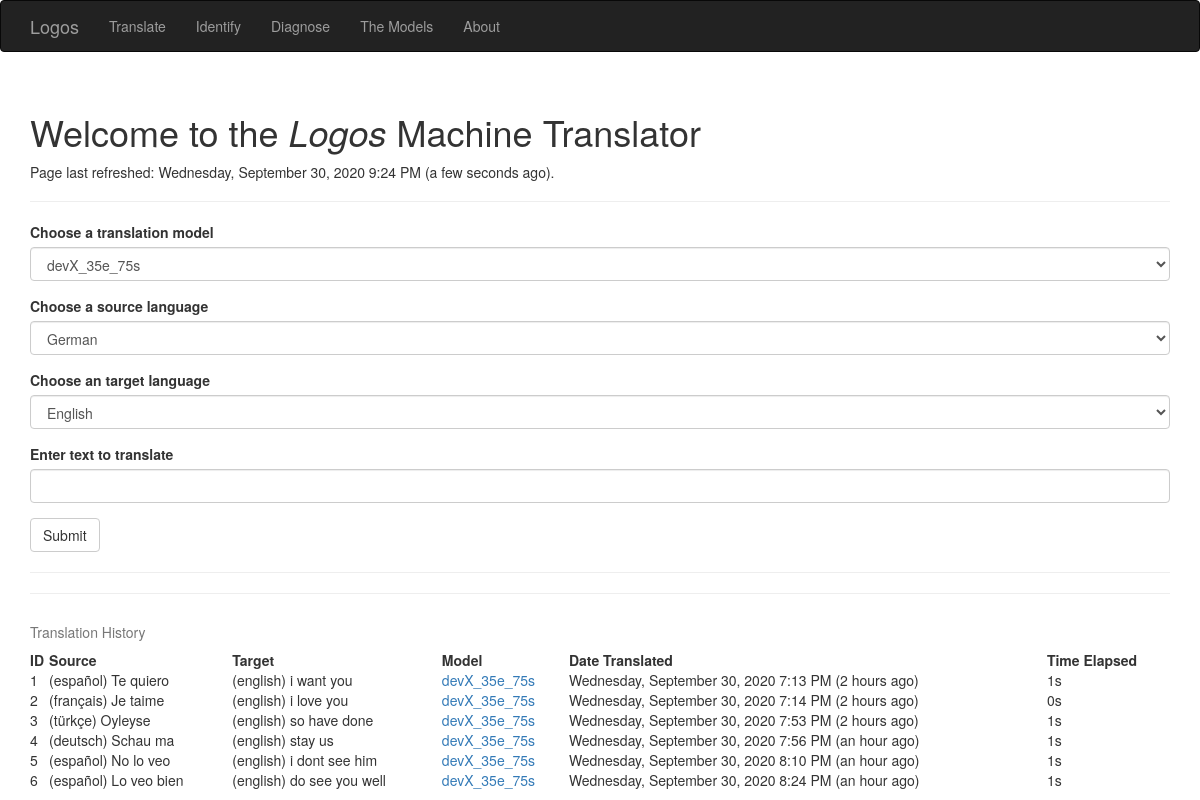
The page / on the database its author committed.
### app/models.py (models this page shows, shortened)
class Language(db.Model):
    __tablename__ = 'languages'
    id = db.Column(db.Integer, primary_key=True)
    code = db.Column(db.String(64), unique=True)
    name = db.Column(db.String(64))
    en_name = db.Column (db.String(64))

class Translation(db.Model):
    __tablename__ = 'translations'
    id = db.Column(db.Integer, primary_key=True)
    date = db.Column(db.DateTime())
    source_txt = db.Column(db.String(64), index=True)
    target_txt = db.Column(db.String(64), index=True)
    model_id = db.Column(db.Integer)
    elapsed_time = db.Column(db.String(64))

class TranslationModel(db.Model):
    __tablename__ = 'translation_models'
    id = db.Column(db.Integer, primary_key=True)
    date = db.Column(db.DateTime())
    name = db.Column(db.String(64))
    summary = db.Column(db.String(64))
    number_of_epochs = db.Column(db.Integer, db.ForeignKey('epochs.id'))
    number_of_sentences = db.Column(db.Integer, db.ForeignKey('subsets.id'))
    source_lang_id = db.Column(db.Integer)
    target_lang_id = db.Column(db.Integer)
    build_id = db.Column(db.Integer)
    model_path = db.Column(db.String)
    source_tokenizer = db.Column(db.String)
    source_max_length = db.Column(db.Integer)
    source_word_count = db.Column(db.Integer)
    target_tokenizer = db.Column(db.String)
    target_word_count = db.Column(db.Integer)
    target_max_length = db.Column(db.Integer)

### app/main/views.py (the view, shortened to what this page needs)
@main.route('/', methods=['GET', 'POST'])
def index():
    table_of_translation_history = [[   translation.id,
                                        translation.date,
                                        translation.source_txt,
                                        Language.query.filter_by(id=TranslationModel.query.filter_by(id=translation.model_id).first().source_lang_id).first().name,
                                        translation.target_txt,
                                        Language.query.filter_by(id=TranslationModel.query.filter_by(id=translation.model_id).first().target_lang_id).first().name,
                                        TranslationModel.query.filter_by(id=translation.model_id).first().name,
                                        translation.elapsed_time] \
                                        for translation in Translation.query.all()]
    form = TranslationForm()
    form.form_selection_model.choices = [f'{model.name}' for model in db.session.query(TranslationModel.name).distinct()]
    form.form_selection_input_lang.choices = [f'{Language.query.filter_by(id=model.source_lang_id).first().en_name}' \
        for model in db.session.query(TranslationModel.source_lang_id).distinct()]
    form.form_selection_output_lang.choices = [f'{Language.query.filter_by(id=model.target_lang_id).first().en_name}' \
        for model in db.session.query(TranslationModel.target_lang_id).distinct()]
    if 'model_name' in session:
        form.form_selection_model.data = session['model_name']
    if 'input_text' in session:
        form.form_string_input.data= session['input_text']
    if 'input_lang' in session:
        form.form_selection_input_lang.data = session['input_lang']
    if 'output_lang' in session:
        form.form_selection_output_lang.data= session['output_lang']
    return render_template('index.html',
                           form=form,
                           form_output=session.get('form_output'),
                           form_input=session.get('input_text'),
                           ouput_selection=session.get('output_lang'),
                           input_selection=session.get('input_lang'),
                           known=session.get('known', False),
                           table_of_translation_history=table_of_translation_history,
                           current_time=datetime.utcnow())

### app/main/forms.py
class TranslationForm(FlaskForm):
    form_selection_model = SelectField('Choose a translation model', validators=[DataRequired()])
    form_selection_input_lang = SelectField('Choose a source language', validators=[DataRequired()])
    form_selection_output_lang = SelectField('Choose an target language', validators=[DataRequired()])
    form_string_input = StringField('Enter text to translate', validators=[DataRequired()])
    submit = SubmitField('Submit')

### app/templates/index.html (shortened to what this page needs)
{% extends "base.html" %}
{% import "bootstrap/wtf.html" as wtf %}
{% block head %}
{{ super() }}
{% endblock %}
{% block page_content %}
<div class="page-header">
    <h1>Welcome to the <i>Logos</i> Machine Translator</h1>
    <p>Page last refreshed: {{ moment(current_time).format('LLLL') }}
      ({{ moment(current_time).fromNow(refresh=True) }}).</p>
</div>
{{ wtf.quick_form(form) }}
<hr/>
<hr/>
<div class="page=header">
    <table style="width:100%">
        <caption>Translation History</caption>
        <tr>
          <th>ID</th>
          <th>Source</th>
          <th>Target</th>
          <th>Model</th>
          <th>Date Translated</th>
          <th>Time Elapsed</th>
        </tr>
        {% for translation in table_of_translation_history %}
        <tr>
          <td>{{ translation[0] }}</td>
          <td>({{ translation[3] }}) {{ translation[2] }}</td>
          <td>({{ translation [5] }}) {{ translation[4] }}</td>
          <td><a href="/themodels" target="_blank">{{ translation[6] }}</a></td>
          <td>{{ moment(translation[1]).format('LLLL') }} ({{ moment(translation[1]).fromNow(refresh=True) }})</td>
          <td>{{ translation[7] }}</td>
        </tr>
        {% endfor %}
    </table>
</div>
{% endblock %}

### app/templates/base.html (shortened to what this page needs)
{% extends "bootstrap/base.html" %}
{% block head %}
{{ super() }}
{% endblock %}
{% block navbar %}
<div class="navbar navbar-inverse" role="navigation">
    <div class="container">
        <div class="navbar-header">
            <a class="navbar-brand" href="{{ url_for('main.index') }}">Logos</a>
        </div>
        <div class="navbar-collapse collapse">
            <ul class="nav navbar-nav">
                <li><a href="{{ url_for('main.index') }}">Translate</a></li>
            </ul>
            <ul class="nav navbar-nav">
                <li><a href="{{ url_for('main.identify') }}">Identify</a></li>
            </ul>
            <ul class="nav navbar-nav">
                <li><a href="{{ url_for('main.diagnose') }}">Diagnose</a></li>
            </ul>
            <ul class="nav navbar-nav">
                <li><a href="{{ url_for('main.themodels') }}">The Models</a></li>
            </ul>
            <ul class="nav navbar-nav">
                <li><a href="{{ url_for('main.about') }}">About</a></li>
            </ul>
        </div>
    </div>
</div>
{% endblock %}
{% block content %}
<div class="container">
    {% block page_content %}{% endblock %}
</div>
{% endblock %}

### rows shown on the page
Translation: date "Wednesday, September 30, 2020 7:13 PM", date "2 hours ago"
Translation: date "Wednesday, September 30, 2020 7:14 PM", date "2 hours ago"
Translation: date "Wednesday, September 30, 2020 7:53 PM", date "2 hours ago"
Translation: date "Wednesday, September 30, 2020 7:56 PM", date "an hour ago"
Translation: date "Wednesday, September 30, 2020 8:10 PM", date "an hour ago"
Translation: date "Wednesday, September 30, 2020 8:24 PM", date "an hour ago"

### other values the page prints
{{ translation[0] }} "1" "2" "3" "4" "5" "6"
